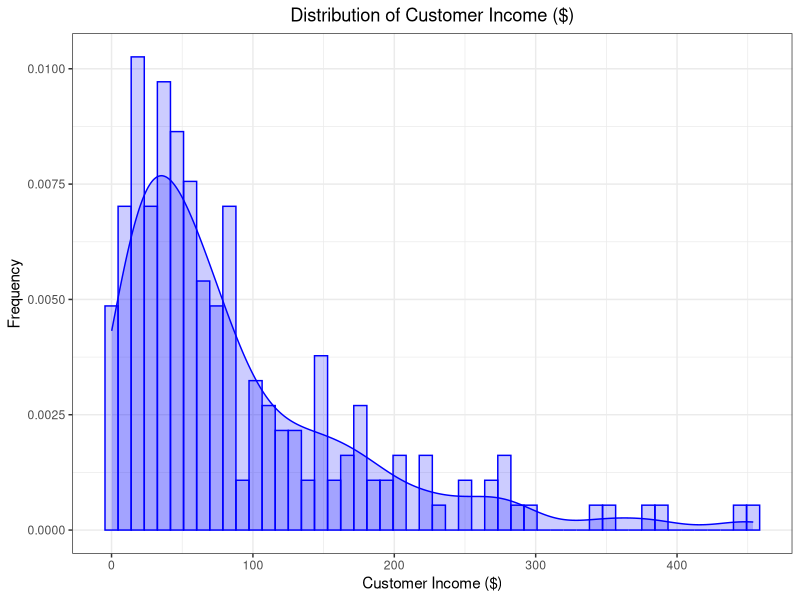
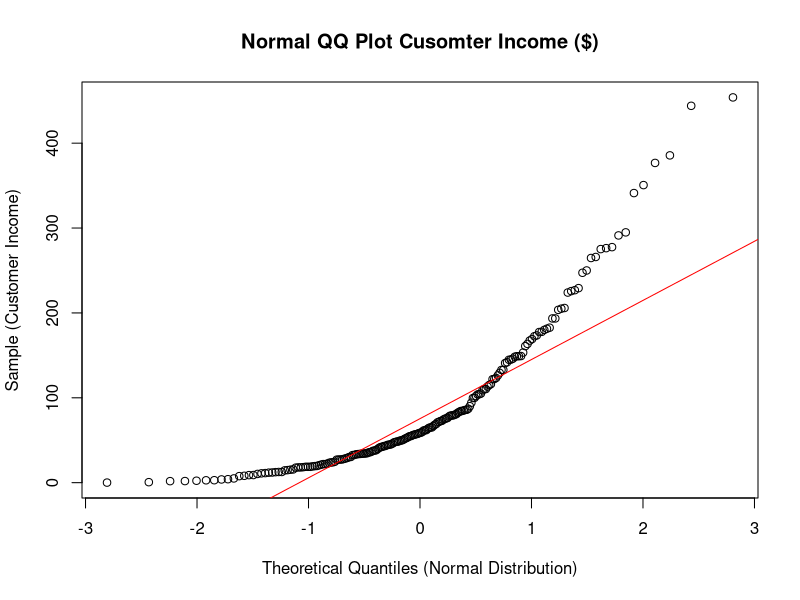
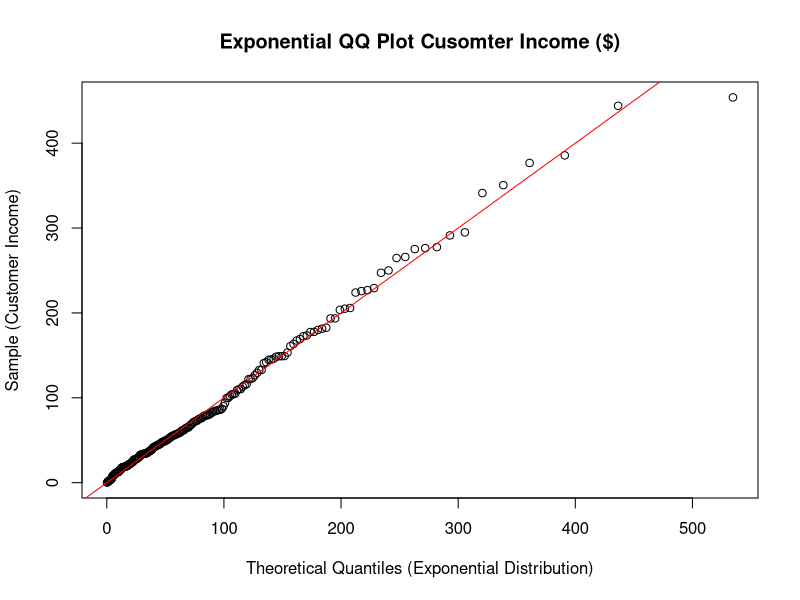

Reproduce these figures in R, in order. (Note: this script raises an error after producing the figures.)
## ---- chunk 1
knitr::opts_chunk$set(echo = TRUE, eval = TRUE, warning = FALSE, message = FALSE, error = FALSE)
library(tidyverse)
library(broom)
library(gridExtra)
library(MASS)

# Creates a histogram and smoothed histogram given a vector of values.
dataplot <- function(x, bins = 50, colour = "blue") {
  ggplot(tibble(x = x), aes(x = x, y = after_stat(density))) +
    geom_histogram(bins = bins, colour = colour, fill = colour, alpha = 0.2) +
    geom_density(colour = colour, fill = colour, alpha = 0.2) +
    theme_bw()
}
## ---- chunk 2
bank <- read_csv("banksurvey.csv")
head(bank)
## ---- chunk 3

summary(bank$income) #Provides descriptive stats of customer income 
sd(bank$income) #Standard deviation of customer income 
## ---- chunk 4
dataplot(bank$income) + 
  xlab("Customer Income ($)") + 
  ylab("Frequency") + 
  ggtitle("Distribution of Customer Income ($)") + 
  theme(plot.title = element_text(hjust = 0.5))
## ---- chunk 5
normal_fit <- fitdistr(bank$income, "normal")
normal_fit %>% tidy()

gamma_fit <- fitdistr(bank$income, "gamma") 
gamma_fit %>% tidy()

exponential_fit <- fitdistr(bank$income, "exponential") 
exponential_fit %>% tidy()
## ---- chunk 6
qqnorm(bank$income, 
       main = "Normal QQ Plot Cusomter Income ($)",
       xlab = "Theoretical Quantiles (Normal Distribution)", 
       ylab = "Sample (Customer Income)")
qqline(bank$income, col = "red") 
## ---- chunk 7
qqplot(qexp(ppoints(length(bank$income)), rate = exponential_fit$estimate), bank$income, 
       main = "Exponential QQ Plot Cusomter Income ($)",
       xlab = "Theoretical Quantiles (Exponential Distribution)", 
       ylab = "Sample (Customer Income)")
abline(0, 1, col = "red")
## ---- chunk 8
qqplot(qgamma())
